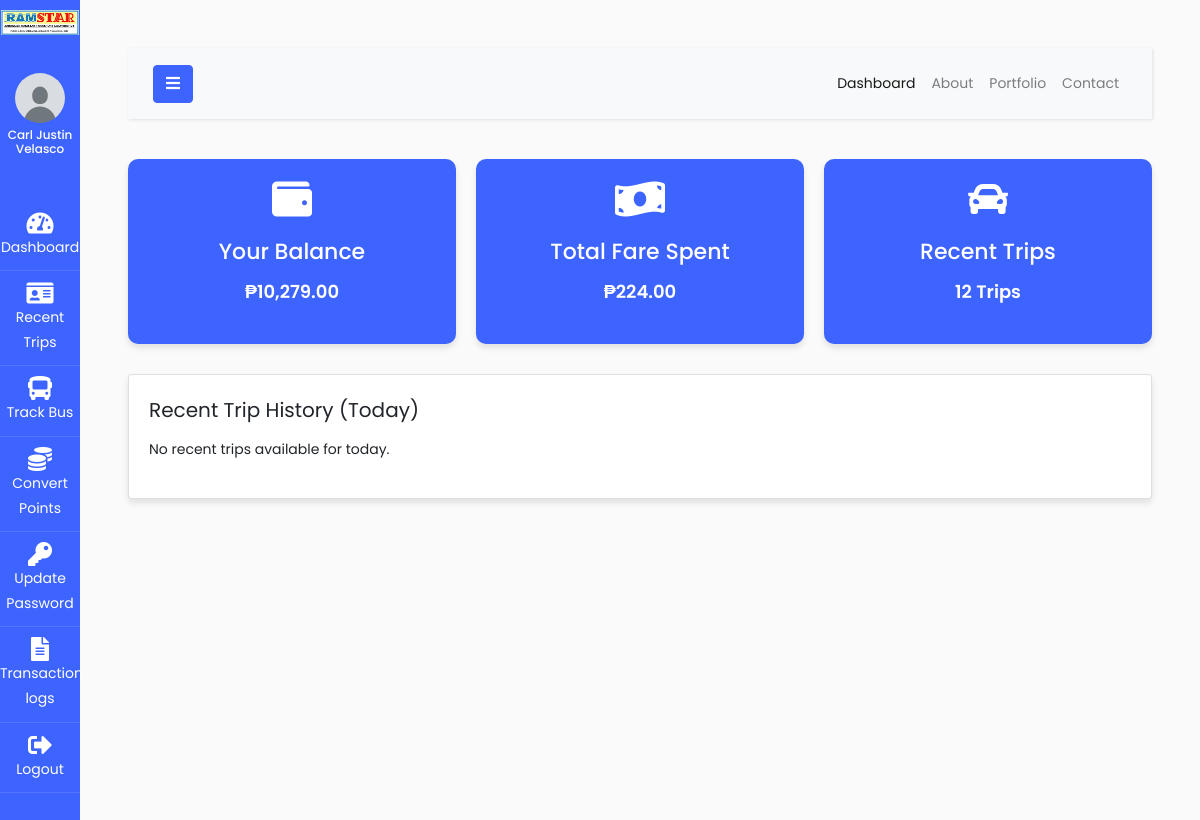
The app's page /users/index.php (signed in), older data.
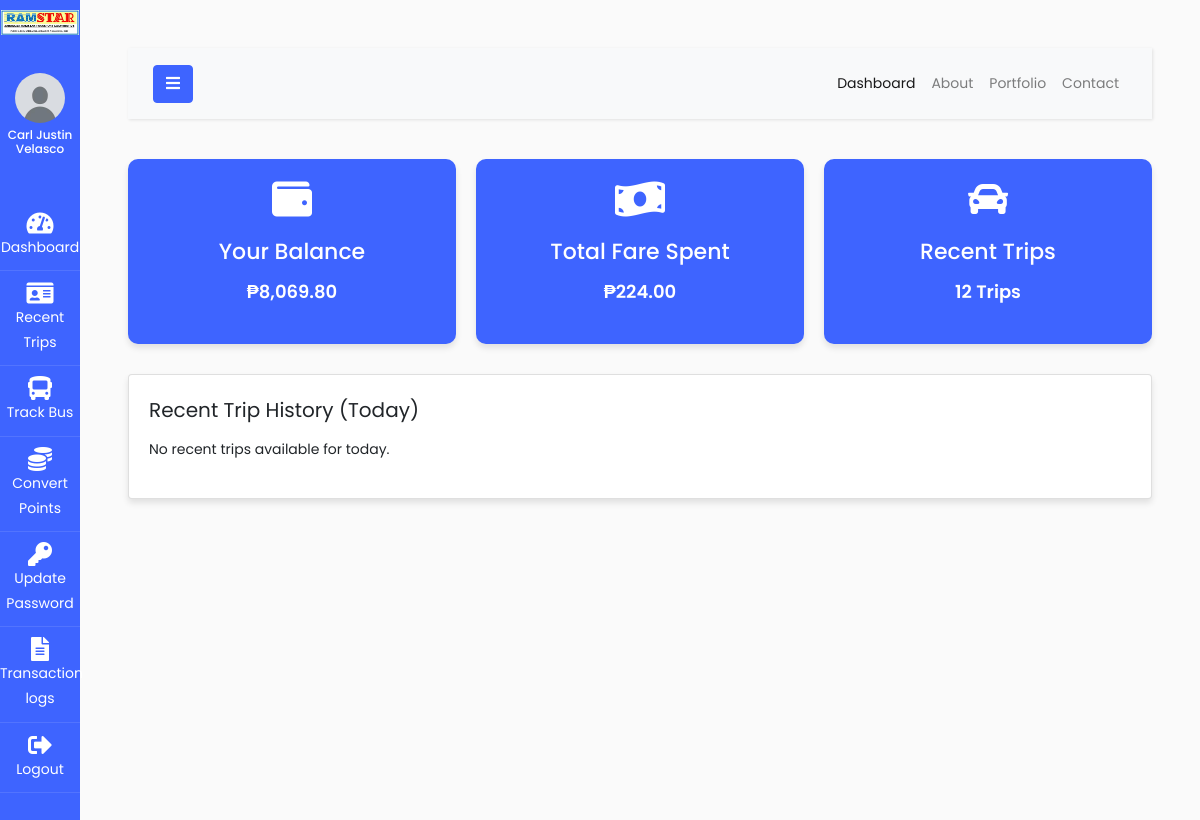
The same page, newer data.
### tables this page shows
CREATE TABLE `useracc` (
  `id` int(11) UNSIGNED NOT NULL,
  `account_number` varchar(50) NOT NULL,
  `firstname` varchar(100) NOT NULL,
  `profile_picture` varchar(255) DEFAULT NULL,
  `lastname` varchar(100) NOT NULL,
  `middlename` varchar(100) NOT NULL,
  `suffix` varchar(10) DEFAULT NULL,
  `birthday` date NOT NULL,
  `age` int(11) NOT NULL,
  `gender` enum('Male','Female','Other') NOT NULL,
  `email` varchar(100) NOT NULL,
  `contactnumber` varchar(15) NOT NULL,
  `province` varchar(250) NOT NULL,
  `municipality` varchar(250) NOT NULL,
  `barangay` varchar(250) NOT NULL,
  `address` varchar(255) NOT NULL,
  `password` varchar(255) NOT NULL,
  `balance` decimal(10,2) DEFAULT 0.00,
  `role` enum('User','Admin','Cashier','Conductor') DEFAULT 'User',
  `created_at` timestamp NOT NULL DEFAULT current_timestamp(),
  `is_activated` tinyint(1) DEFAULT 0,
  `id_type` varchar(50) NOT NULL,
  `id_file` varchar(255) NOT NULL,
  `points` decimal(10,2) DEFAULT 0.00
);

### users/index.php (the view, shortened to what the changed rows need)
<?php
include '../config/connection.php';
$account_number = $_SESSION['account_number'];
$balanceQuery = "SELECT balance FROM useracc WHERE account_number = ?";
$stmt = $conn->prepare($balanceQuery);
$stmt->bind_param('s', $account_number);
$stmt->execute();
$stmt->bind_result($balance);
?>
<!doctype html>
<html lang="en">
<head>
    <link href="https://cdn.jsdelivr.net/npm/bootstrap@5.3.3/dist/css/bootstrap.min.css" rel="stylesheet">
    <link rel="stylesheet" href="https://cdnjs.cloudflare.com/ajax/libs/font-awesome/5.15.4/css/all.min.css">
    <link rel="stylesheet" href="../css/style.css">
</head>
<body>
    <div id="content" class="p-4 p-md-5">
        <div id="main-content">
            <div class="dashboard">
                <div class="dashboard-item">
                    <i class="fas fa-wallet"></i>
                    <h3>Your Balance</h3>
                    <p>₱<?php echo number_format($balance, 2); ?></p>
                </div>
            </div>
        </div>
    </div>
</body>
</html>

Row changes from the older to the newer data that the page shows:
changed useracc: balance "10,279.00" → "8,069.80"
